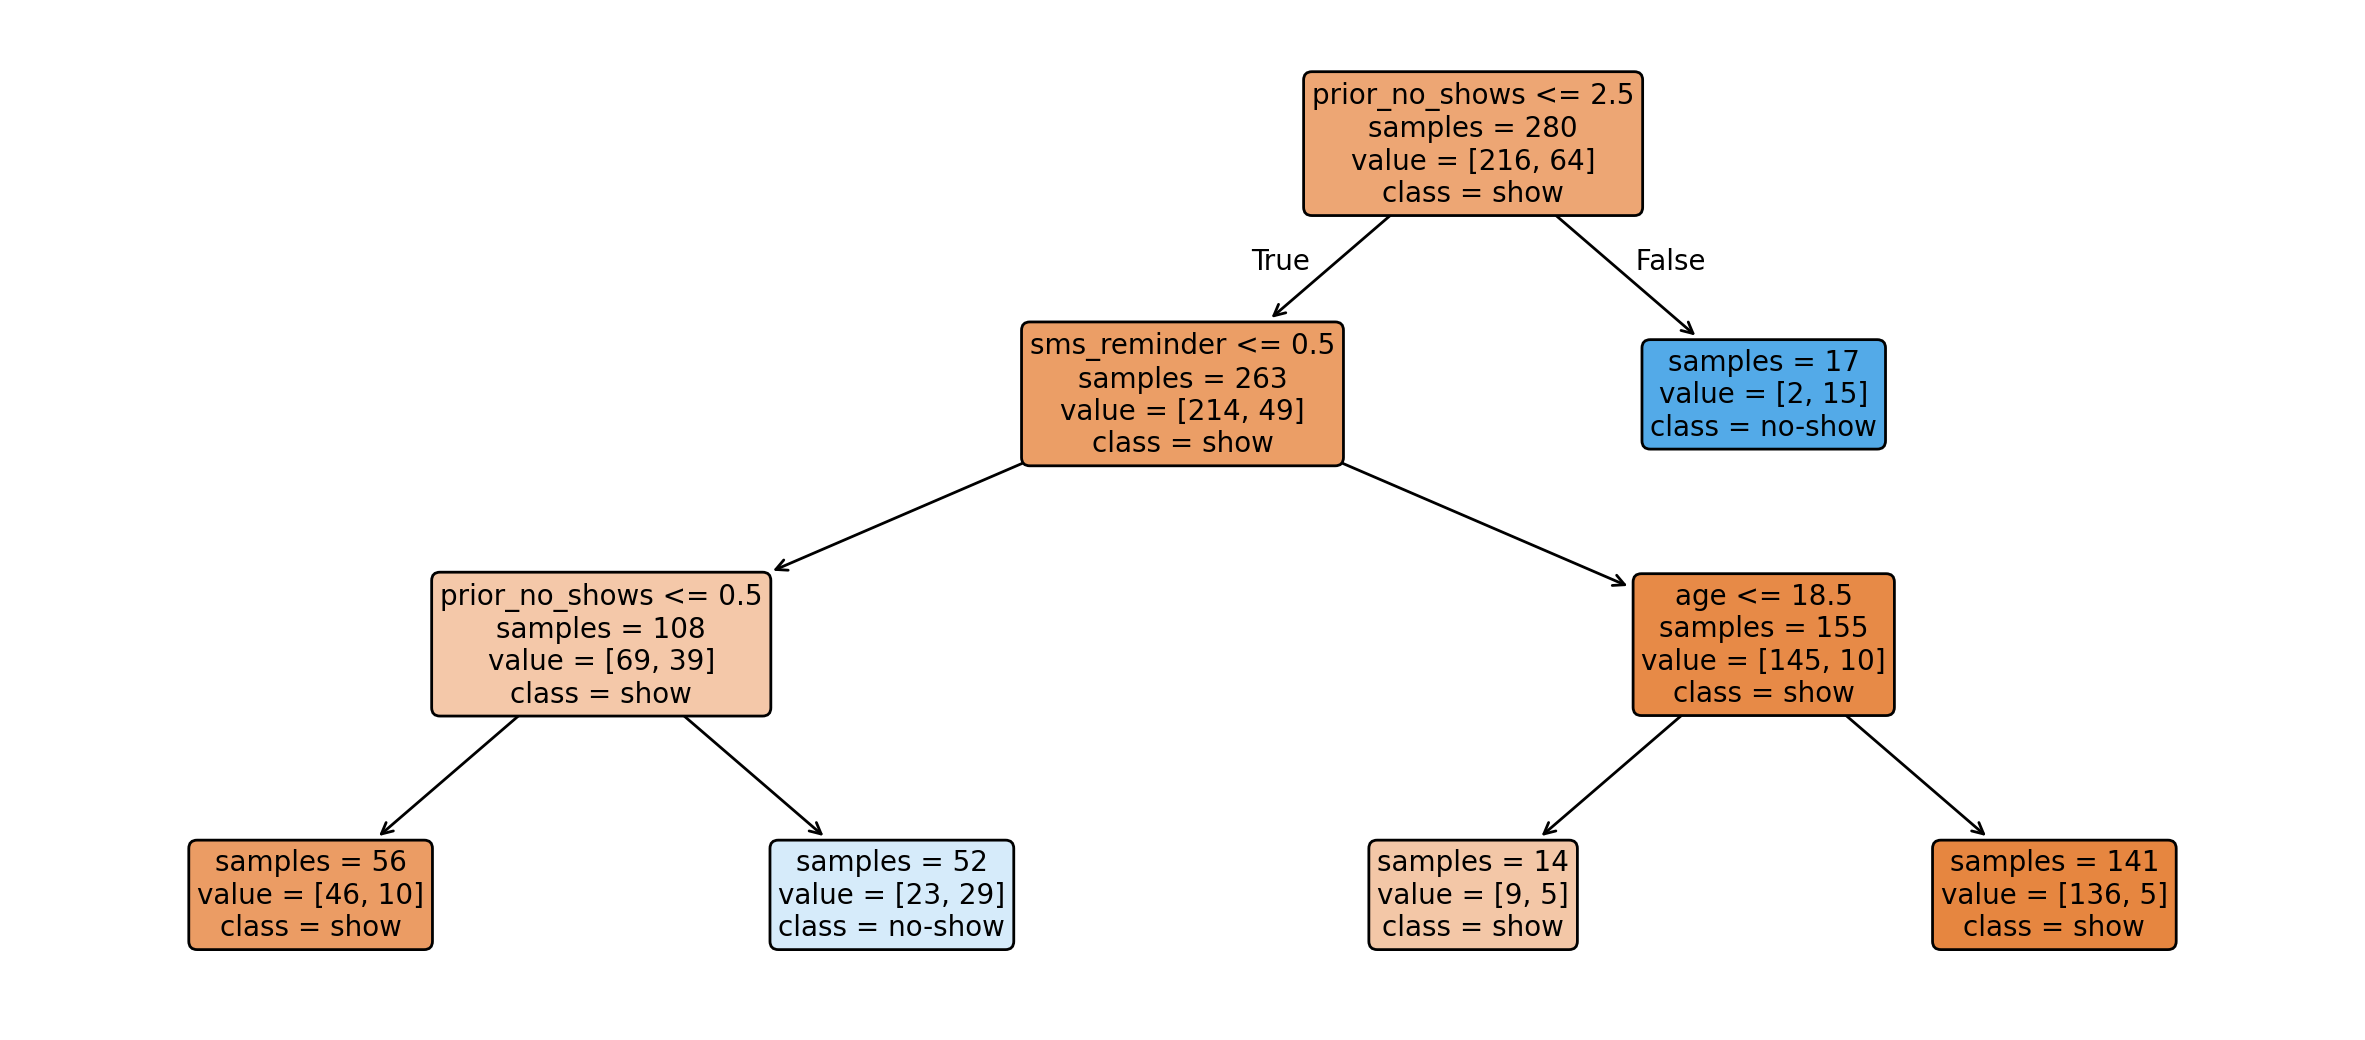

Write the Python code that produced this figure.
"""Clinic no-shows: should the clinic overbook this slot?

Follows "Decision tree assignment.md":
  1. Stratified 70/30 train/test split of data/clinic_appointments.csv.
  2. v1: one classification tree fit on the training appointments.
  3. Baseline (predict show for everyone) vs v1 on the test appointments:
     confusion matrix, accuracy, precision, recall; v1 train vs test accuracy.
  4. Decision rule as a function, applied to appointments D and E.
  5. Dollar value from the assignment's cost table, total / per appointment /
     per year at an assumed volume.

Usage: python analysis/decision_tree.py
Writes analysis/decision_tree_results.json, analysis/decision_tree_report.md
and analysis/decision_tree.png (the tree picture).
"""

import json
from pathlib import Path

import matplotlib

matplotlib.use("Agg")
import matplotlib.pyplot as plt
import pandas as pd
from sklearn.model_selection import StratifiedKFold, cross_val_score, train_test_split
from sklearn.tree import DecisionTreeClassifier, export_text, plot_tree

HERE = Path(__file__).resolve().parent
DATA = HERE.parent / "data" / "clinic_appointments.csv"
SEED = 42
TEST_SIZE = 0.30
MAX_DEPTH = 3      # see the cross-validation table in the report for why
MIN_LEAF = 10      # no leaf smaller than 10 training appointments
FEATURES = [
    "lead_time_days",
    "prior_no_shows",
    "age",
    "distance_miles",
    "sms_reminder",
    "new_patient",
    "appointment_hour",
]

# Cost table from the assignment, dollars per appointment.
# Positive class = no-show; predicting no-show means overbooking the slot.
VALUE = {
    "TN": 0,     # hold, patient came
    "FP": -60,   # overbook, patient came: overtime and copay refund
    "FN": -120,  # hold, patient did not come: slot sat empty
    "TP": 0,     # overbook, patient did not come: second patient filled the slot
}
APPOINTMENTS_PER_YEAR = 10_000  # ASSUMPTION (about 40 a day, 250 days). Change to the clinic's volume.

UPCOMING = {
    "D": {"lead_time_days": 21, "prior_no_shows": 1, "age": 27, "distance_miles": 9.5,
          "sms_reminder": 0, "new_patient": 1, "appointment_hour": 15},
    "E": {"lead_time_days": 3, "prior_no_shows": 0, "age": 61, "distance_miles": 2.0,
          "sms_reminder": 1, "new_patient": 0, "appointment_hour": 9},
}


def cells(y, pred):
    y, pred = [int(v) for v in y], [int(v) for v in pred]
    tp = sum(a == 1 and p == 1 for a, p in zip(y, pred))
    fp = sum(a == 0 and p == 1 for a, p in zip(y, pred))
    fn = sum(a == 1 and p == 0 for a, p in zip(y, pred))
    tn = sum(a == 0 and p == 0 for a, p in zip(y, pred))
    n = len(y)
    value = tn * VALUE["TN"] + fp * VALUE["FP"] + fn * VALUE["FN"] + tp * VALUE["TP"]
    return {
        "TN": tn, "FP": fp, "FN": fn, "TP": tp, "n": n,
        "accuracy": (tp + tn) / n,
        "precision": tp / (tp + fp) if tp + fp else None,
        "recall": tp / (tp + fn) if tp + fn else None,
        "value_total": value,
        "value_per_appointment": value / n,
        "value_per_year": value / n * APPOINTMENTS_PER_YEAR,
    }


def decide(tree, appointment):
    """The decision rule: overbook if v1 predicts a no-show, otherwise hold."""
    row = pd.DataFrame([appointment])[FEATURES]
    return "overbook" if tree.predict(row)[0] == 1 else "hold"


def leaf_path(tree, appointment):
    """The questions this appointment answers on its way to a leaf, plus the leaf's training counts."""
    row = pd.DataFrame([appointment])[FEATURES]
    t = tree.tree_
    steps = []
    for node in tree.decision_path(row).indices:
        if t.children_left[node] == -1:
            leaf = int(node)
            continue
        name, cut = FEATURES[t.feature[node]], float(t.threshold[node])
        went_left = appointment[name] <= cut
        steps.append(f"{name} {'<=' if went_left else '>'} {cut:g}")
    n = int(t.n_node_samples[leaf])
    no_show = int(round(t.value[leaf][0][1] * n)) if t.value[leaf][0].sum() <= 1.0001 else int(t.value[leaf][0][1])
    return {"leaf_id": leaf, "path": steps, "train_n": n, "train_no_shows": no_show,
            "train_no_show_rate": no_show / n}


def main():
    df = pd.read_csv(DATA)
    X = df[FEATURES]
    y = (df["no_show"] == "no-show").astype(int)
    X_tr, X_te, y_tr, y_te = train_test_split(
        X, y, test_size=TEST_SIZE, stratify=y, random_state=SEED
    )

    # Depth check, on the training appointments only (test rows are never used to choose).
    cv = StratifiedKFold(n_splits=5, shuffle=True, random_state=SEED)
    cv_acc = {
        d: float(cross_val_score(
            DecisionTreeClassifier(max_depth=d, min_samples_leaf=MIN_LEAF, random_state=SEED),
            X_tr, y_tr, cv=cv, scoring="accuracy").mean())
        for d in range(1, 7)
    }

    v1 = DecisionTreeClassifier(max_depth=MAX_DEPTH, min_samples_leaf=MIN_LEAF, random_state=SEED).fit(X_tr, y_tr)

    results = {
        "n": len(df), "n_train": len(X_tr), "n_test": len(X_te),
        "no_shows": int(y.sum()), "no_show_rate": float(y.mean()),
        "no_shows_train": int(y_tr.sum()), "no_show_rate_train": float(y_tr.mean()),
        "no_shows_test": int(y_te.sum()), "no_show_rate_test": float(y_te.mean()),
        "seed": SEED, "features_offered": FEATURES, "max_depth": MAX_DEPTH,
        "min_samples_leaf": MIN_LEAF, "leaves": int(v1.get_n_leaves()),
        "cv_accuracy_by_depth": {str(d): a for d, a in cv_acc.items()},
        "root_split": f"{FEATURES[v1.tree_.feature[0]]} <= {float(v1.tree_.threshold[0]):g}",
        "features_split_on": {f: float(i) for f, i in
                              sorted(zip(FEATURES, v1.feature_importances_), key=lambda kv: -kv[1]) if i > 0},
        "tree_rules": export_text(v1, feature_names=FEATURES, show_weights=True),
        "value_table": VALUE, "appointments_per_year_assumed": APPOINTMENTS_PER_YEAR,
        "baseline": {"train": cells(y_tr, [0] * len(y_tr)), "test": cells(y_te, [0] * len(y_te))},
        "v1": {"train": cells(y_tr, v1.predict(X_tr)), "test": cells(y_te, v1.predict(X_te))},
        "upcoming": {k: {"appointment": a, "decision": decide(v1, a), **leaf_path(v1, a)}
                     for k, a in UPCOMING.items()},
    }
    b, m = results["baseline"]["test"], results["v1"]["test"]
    results["v1_minus_baseline_test"] = {
        "value_total": m["value_total"] - b["value_total"],
        "value_per_appointment": m["value_per_appointment"] - b["value_per_appointment"],
        "value_per_year": m["value_per_year"] - b["value_per_year"],
    }
    (HERE / "decision_tree_results.json").write_text(json.dumps(results, indent=2))

    fig, ax = plt.subplots(figsize=(15, 6.5))
    plot_tree(v1, feature_names=FEATURES, class_names=["show", "no-show"], filled=True,
              rounded=True, impurity=False, fontsize=10, ax=ax)
    fig.savefig(HERE / "decision_tree.png", dpi=200, bbox_inches="tight", facecolor="white")

    pct = lambda v: "n/a" if v is None else f"{v:.1%}"
    usd = lambda v: f"-${abs(v):,.2f}" if v < 0 else f"${v:,.2f}"
    L = ["# Clinic no-shows: decision tree results", "",
         "## 1. Data and split", "",
         f"- {results['n']} appointments, {results['no_shows']} no-shows ({pct(results['no_show_rate'])}).",
         f"- Train: {results['n_train']} appointments, {results['no_shows_train']} no-shows ({pct(results['no_show_rate_train'])}).",
         f"- Test: {results['n_test']} appointments, {results['no_shows_test']} no-shows ({pct(results['no_show_rate_test'])}).",
         f"- Stratified random split, seed {SEED}.", "",
         "## 2. Model v1", "",
         f"- Classification tree (CART, Gini), all {len(FEATURES)} features offered, max depth {MAX_DEPTH}, "
         f"at least {MIN_LEAF} training appointments per leaf, {results['leaves']} leaves.",
         f"- Root split: `{results['root_split']}`.",
         "- Features the tree splits on (share of total impurity reduction): "
         + ", ".join(f"{f} {pct(i)}" for f, i in results["features_split_on"].items()) + ".",
         "- Depth check, 5-fold cross-validated accuracy on the training appointments: "
         + ", ".join(f"depth {d}: {pct(a)}" for d, a in cv_acc.items()) + ".", "",
         "```", results["tree_rules"].rstrip(), "```",
         "(weights are [show, no-show] training appointments in each leaf)", "",
         "![tree](decision_tree.png)", "",
         "## 3. Fit on the test appointments", "",
         "| Model | TN | FP | FN | TP | Accuracy | Precision | Recall |", "|---|---|---|---|---|---|---|---|"]
    for name in ("baseline", "v1"):
        c = results[name]["test"]
        L.append(f"| {name} | {c['TN']} | {c['FP']} | {c['FN']} | {c['TP']} | {pct(c['accuracy'])} | "
                 f"{pct(c['precision'])} | {pct(c['recall'])} |")
    L += ["", f"v1 training accuracy {pct(results['v1']['train']['accuracy'])} vs test accuracy "
              f"{pct(m['accuracy'])}.", "",
          "## 4. Decision for D and E", "",
          "Rule: overbook if v1 predicts a no-show, hold otherwise (`decide()` in decision_tree.py).", ""]
    for k, u in results["upcoming"].items():
        L.append(f"- **{k}**: {' -> '.join(u['path'])} -> leaf {u['leaf_id']} "
                 f"({u['train_no_shows']} of {u['train_n']} training appointments were no-shows, "
                 f"{pct(u['train_no_show_rate'])}). Decision: **{u['decision']}**.")
    L += ["", "## 5. Value on the test appointments", "",
          f"Cost table: {VALUE}. Per-year figure assumes {APPOINTMENTS_PER_YEAR:,} appointments a year (assumption).", "",
          "| Model | Total | Per appointment | Per year |", "|---|---|---|---|"]
    for name in ("baseline", "v1"):
        c = results[name]["test"]
        L.append(f"| {name} | {usd(c['value_total'])} | {usd(c['value_per_appointment'])} | {usd(c['value_per_year'])} |")
    d = results["v1_minus_baseline_test"]
    L += [f"| v1 minus baseline | {usd(d['value_total'])} | {usd(d['value_per_appointment'])} | {usd(d['value_per_year'])} |", ""]
    (HERE / "decision_tree_report.md").write_text("\n".join(L))
    print("\n".join(L))


if __name__ == "__main__":
    main()
